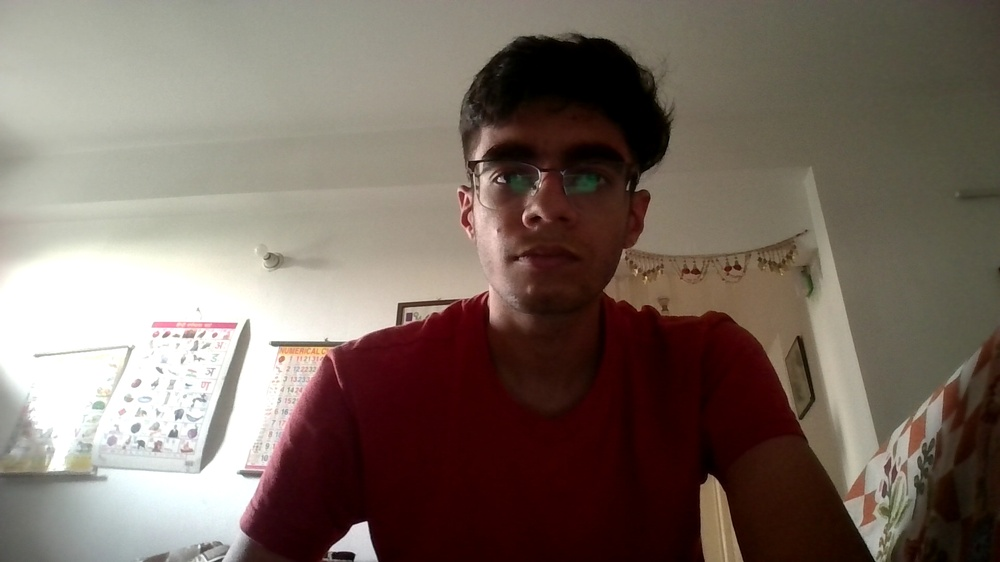
#> input picture smart-classroom/backend/test.jpeg, 1000 x 562 px, shrunk from 1920 x 1080 before the run
$ python -i engagement_engine.py   (imports and definitions only)
#> lines starting #> are read from the running program, lines starting #| are printed output that depends on the picture; after the words box and inside, x2 and y2 are one past the last pixel; in counts of white or black regions, pixels touching at a corner belong together
#> further down, picture is the input picture: shape (562, 1000, 3); mean B, G, R 98.7, 108.2, 122.4
import cv2


class EngagementEngine:

    def detect_gaze(self, face_img):

        gray = cv2.cvtColor(
            face_img,
            cv2.COLOR_BGR2GRAY
        )
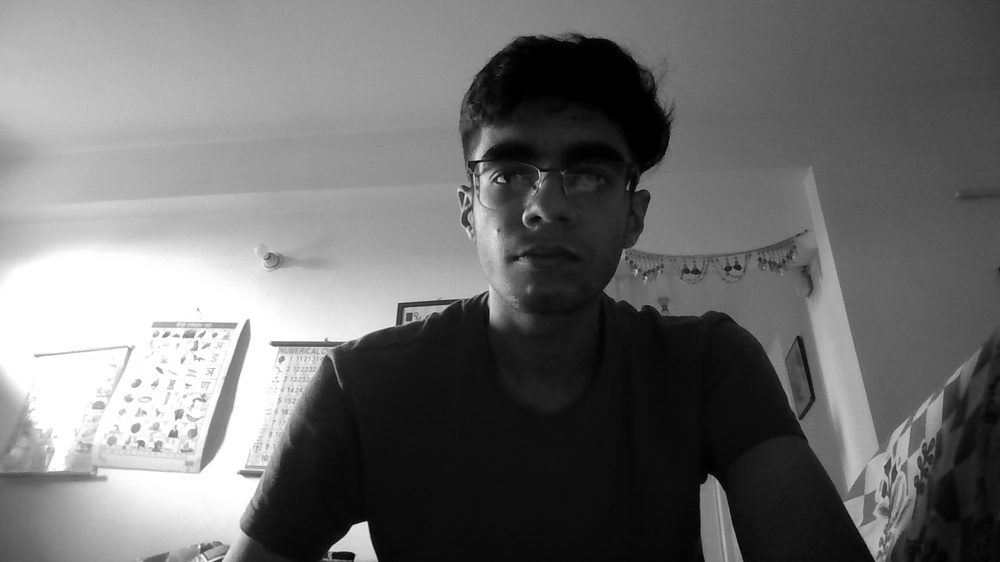
#> gray: shape (562, 1000); min 0, max 255, mean 111.3

        h, w = gray.shape
#> h = 562; w = 1000

        eye_region = gray[
            0:int(h / 2),
            :
        ]
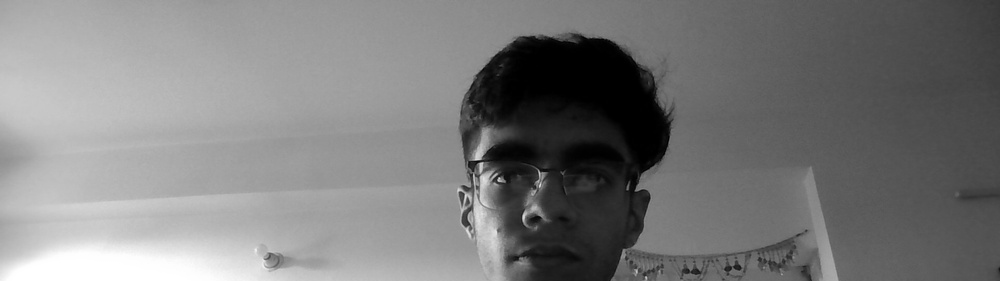
#> eye_region: shape (281, 1000); min 0, max 255, mean 123.7

        _, thresh = cv2.threshold(
            eye_region,
            30,
            255,
            cv2.THRESH_BINARY_INV
        )
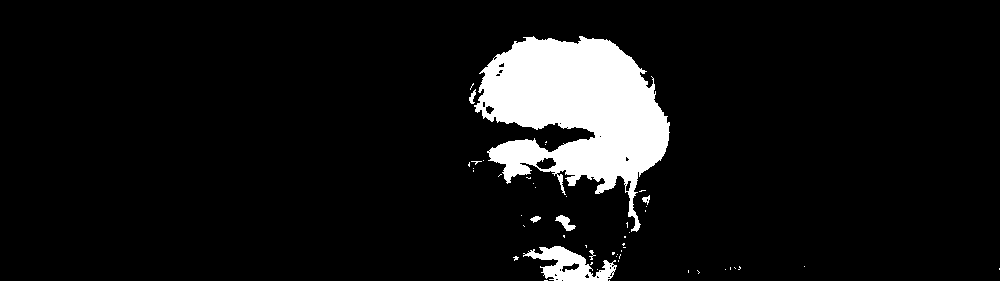
#> thresh: shape (281, 1000); 8.1% white; 51 white regions (44 under 20 px)

        contours, _ = cv2.findContours(
            thresh,
            cv2.RETR_TREE,
            cv2.CHAIN_APPROX_SIMPLE
        )
#> contours = 82 contours, 71 with area under 20; largest, box (x1, y1, x2, y2) and area: (474, 36, 670, 232) 20273, (523, 246, 617, 281) 1534, (535, 157, 557, 170) 175, (555, 215, 576, 231) 124, (561, 262, 580, 273) 94

        if len(contours) == 0:
            return "UNKNOWN"

        cnt = max(
            contours,
            key=cv2.contourArea
        )
#> cnt = contour of 701 points, box (x1, y1, x2, y2) (474, 36, 670, 232), area 20273

        M = cv2.moments(cnt)
#> M = moments, m00 20273, centre m10/m00, m01/m00 = (575.7, 110.2)

        if M["m00"] == 0:
            return "UNKNOWN"

        cx = int(
            M["m10"] / M["m00"]
        )
#> cx = 575

        if cx < w * 0.4:
            return "LEFT"

        elif cx > w * 0.6:
            return "RIGHT"

        return "CENTER"

    def attention_score(self, gaze):

        scores = {

            "CENTER": 1.0,

            "LEFT": 0.5,

            "RIGHT": 0.5,

            "UNKNOWN": 0.2

        }

        return scores.get(
            gaze,
            0.2
        )


engagement_engine = EngagementEngine()

>>> import cv2
>>> picture = cv2.imread('test.jpeg')
>>> result = EngagementEngine().detect_gaze(picture)
#> result = 'CENTER'
